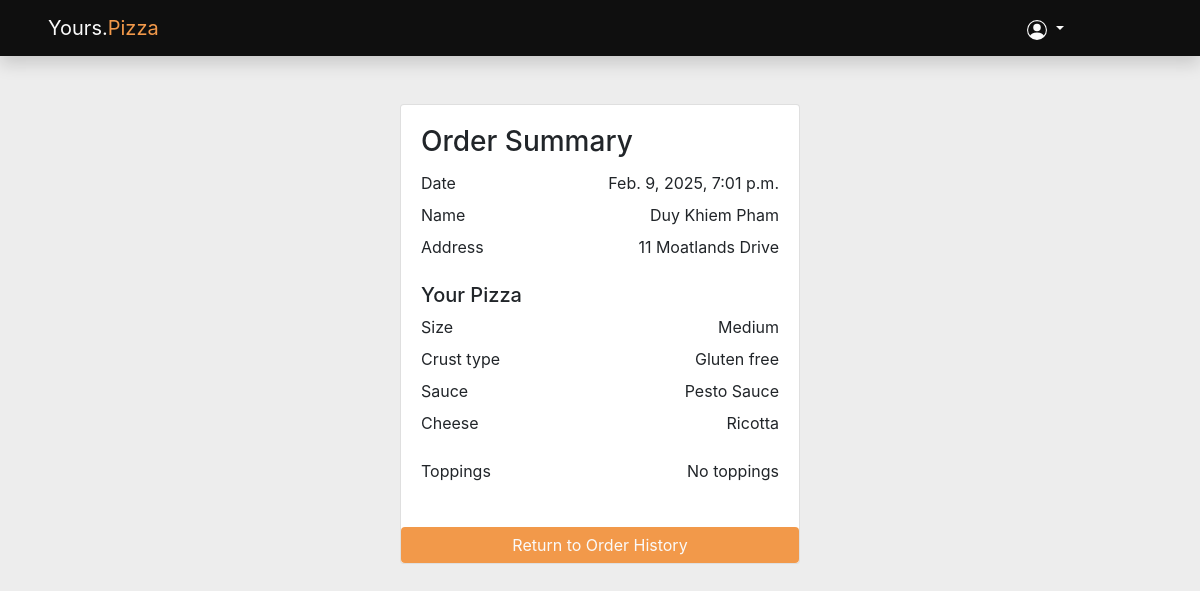
/summary/2 (signed in), run on the app's committed database.
### pizzaorder/models.py (models this page shows)
class Order(models.Model):
    user = models.ForeignKey(User, on_delete=models.CASCADE)
    customer_name = models.CharField(null=True, max_length=100)
    date_created = models.DateTimeField(auto_now=True)
    address = models.TextField(null=True)
    size = models.ForeignKey(PizzaSize, on_delete=models.CASCADE)
    crust_type = models.CharField(max_length=100)
    sauce = models.ForeignKey(PizzaSauce, on_delete=models.CASCADE)
    cheese = models.ForeignKey(Cheese, on_delete=models.CASCADE)
    toppings = models.ManyToManyField(Toppings)

class PizzaSize(models.Model):
    size = models.CharField(max_length=20)
    def __str__(self):
        return self.size

class PizzaSauce(models.Model):
    name = models.CharField(max_length=100)
    def __str__(self):
        return self.name

class Cheese(models.Model):
    name = models.CharField(max_length=100)
    def __str__(self):
        return self.name

### pizzaorder/views.py (the view)
# urls.py: path('summary/<int:order_id>', views.order_summary, name='summary'),
@login_required
def order_summary(request, order_id):
    order_detail = get_object_or_404(models.Order, id=order_id)
    toppings = ', '.join([topping.name for topping in order_detail.toppings.all()])
    return render(request, 'order_summary.html', {'order_detail':order_detail, 'toppings': toppings})

### pizzaorder/templates/order_summary.html (shortened to what this page needs)
{% extends 'base.html' %}
{% block content %}
<div class="d-flex justify-content-center align-content-center">
    <div class="card" style="width: 25rem;">
        <div class="card-body">
            <h3 class="card-title">Order Summary</h3>
            <div class="d-flex justify-content-between mb-2">
                <span class="text-gray">Date</span>
                <span class="text-gray">{{ order_detail.date_created }}</span>
            </div>
            <div class="d-flex justify-content-between mb-2">
                <span class="text-gray">Name</span>
                <span class="text-gray">{{ order_detail.customer_name }}</span>
            </div>
            <div class="d-flex justify-content-between mb-4">
                <span class="text-gray">Address</span>
                <span class="text-gray">{{ order_detail.address }}</span>
            </div>
            <h5 class="mb-2">Your Pizza</h5>
            <div class="d-flex justify-content-between mb-2">
                <span class="text-gray">Size</span>
                <span class="text-gray">{{ order_detail.size|capfirst }}</span>
            </div>
            <div class="d-flex justify-content-between mb-2">
                <span class="text-gray">Crust type</span>
                <span class="text-gray">{{ order_detail.crust_type|capfirst }}</span>
            </div>
            <div class="d-flex justify-content-between mb-2">
                <span class="text-gray">Sauce</span>
                <span class="text-gray">{{ order_detail.sauce }}</span>
            </div>
            <div class="d-flex justify-content-between mb-4">
                <span class="text-gray">Cheese</span>
                <span class="text-gray">{{ order_detail.cheese }}</span>
            </div>
            <div class="d-flex justify-content-between mb-4">
                <span class="text-gray">Toppings</span>
                {% if toppings %}
                    <span class="col-6 text-gray text-right">{{ toppings }}</span>
                {% else %}
                    <span class="text-gray">No toppings</span>
                {% endif %}
            </div>
        </div>
        <a href="{% url 'history' %}"><button class="btn btn-confirm", style="width: 100%;">Return to Order History</button></a>
    </div>
</div>
{% endblock %}

### pizzaorder/static/styles.css (style rules this page uses)
body { background-color: #EDEDED; }
.btn { background-color: #F2994A; color: #FAFAFA; border: none; }

### data on the page
Order: date_created "Feb. 9, 2025, 7:01 p.m.", customer_name "Duy Khiem Pham", address "11 Moatlands Drive", size "Medium", crust_type "Gluten free", sauce "Pesto Sauce", cheese "Ricotta"
